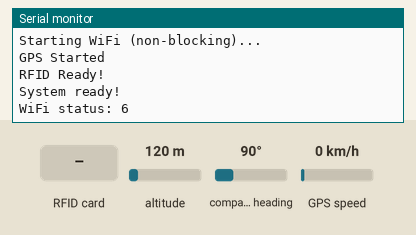
This program was run on a simulated ESP32. Shown: the last lines printed to the serial monitor. The test bench sets the inputs (shaded band); at power-on: altitude 120 m, compass heading 90°, GPS speed 0 km/h. WiFi joins after 1.5 s; servers stay silent unless stated; random numbers use the default seed unless the program sets one; the GPS gets a fix after 3 s at 37.7749, -122.4194 with 8 satellites; no MQTT or app messages arrive unless stated.

Above: at 1.2 s.
1.3 s: RFID card 44 44 44 44 held to the reader
At 1.47 s:
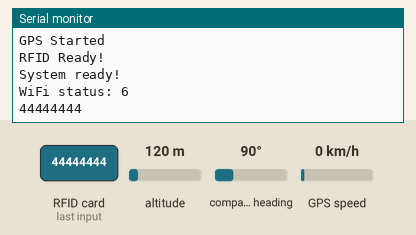
3.0 s: RFID card 5E 7A 19 C4 held to the reader
At 3.7 s:
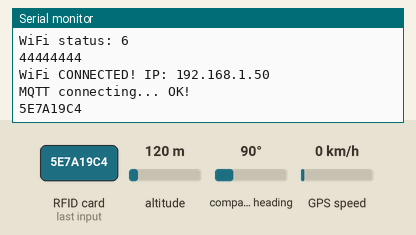

Measured:
- after the input at 1.3 s, the serial monitor: prints a new line at once (image 1)
- after the input at 3.0 s, the serial monitor: prints a new line after 0.07 s (image 2)

The program:

main.cpp
```cpp
#include <Arduino.h>
#include <WiFi.h>
#include <WiFiClientSecure.h>
#include <PubSubClient.h>
#include <DHT.h>
#include <TinyGPS++.h>
#include <MFRC522.h>
#include <SPI.h>

#include "wifi_connect.h"
#include "mqtt_connect.h"

#include "topics.h"
#include "led_module/led_module.h"
#include "gps_module/gps_module.h"
#include "rfid_module/rfid_module.h"
#include "dht_module/dht_module.h"


// ================== ĐỊNH NGHĨA TOPIC (dùng chung) ==================
const char* TOPIC_LED_STATUS        = "esp32/led/status";
const char* TOPIC_GPS_DATA          = "esp32/gps/data";
const char* TOPIC_RFID_UID          = "esp32/rfid/uid";
const char* TOPIC_DHT_TEMPERATURE   = "esp32/dht11/temperature";
const char* TOPIC_DHT_HUMIDITY      = "esp32/dht11/humidity";
const char* TOPIC_DHT_STATUS        = "esp32/dht11/status";

// ================== FLAG DHT (điều khiển qua MQTT) ==================
bool allowDHT = false;   // mqtt_connect.h có 'extern bool allowDHT;'

// ================== SETUP ==================
void setup() {
  Serial.begin(9600);

  dht_setup();
  setup_led();

  setup_wifi();
  mqtt_setup();

  gps_setup();
  rfid_setup();

  Serial.println("System ready!");
}

// ================== LOOP ==================
void loop() {
  // Xử lý WiFi & MQTT non-blocking
  wifi_handle();
  mqtt_handle();

  // Các module chức năng
  gps_loop();                // đọc + publish GPS
  rfid_loop();               // đọc + publish RFID
  dht_loop();                // đọc + publish DHT
  led_loop(gps_isValid());   // chớp LED + buzzer theo trạng thái GPS
}
```

mqtt.h
```cpp
namespace EMQX
{
    const char* mqtt_server = "w0e16d00.ala.asia-southeast1.emqxsl.com";
    const int port = 8883;
    const char* mqtt_username = "Cuoi_ki_ESP32";
    const char* mqtt_password = "1";
}
```

wifi.h
```cpp
namespace WiFiSecrets
{
    const char* ssid = "Phong 401";
    const char* passwd = "44444444";
}
```

dht_module.cpp
```cpp
// dht_module.cpp
#include "dht_module.h"
#include "topics.h"

#include <DHT.h>
#include <PubSubClient.h>

extern PubSubClient client;
extern bool allowDHT;   // biến global định nghĩa ở main.cpp

static DHT dht(DHTPIN, DHTTYPE);
static unsigned long lastDHT = 0;
static const unsigned long DHT_INTERVAL = 2000;

void dht_setup() {
  dht.begin();
}

void dht_loop() {
  if (millis() - lastDHT < DHT_INTERVAL) return;
  lastDHT = millis();

  if (allowDHT) {
    float h = dht.readHumidity();
    float t = dht.readTemperature();

    if (!isnan(h) && !isnan(t)) {
      String tStr = String(t, 2);
      String hStr = String(h, 2);

      client.publish(TOPIC_DHT_TEMPERATURE, tStr.c_str());
      client.publish(TOPIC_DHT_HUMIDITY,    hStr.c_str());
      client.publish(TOPIC_DHT_STATUS,
                     (t >= 35 || h >= 60) ? "ERROR" : "OK");
    }
  } else {
    client.publish(TOPIC_DHT_TEMPERATURE, "0");
    client.publish(TOPIC_DHT_HUMIDITY,    "0");
    client.publish(TOPIC_DHT_STATUS,      "OFF");
  }
}
```

dht_module.h
```cpp
// dht_module.h
#pragma once

void dht_setup();
void dht_loop();
```

gps_module.cpp
```cpp
// gps_module.cpp
#include "gps_module.h"
#include "topics.h"

#include <TinyGPS++.h>
#include <PubSubClient.h>

extern PubSubClient client;

static TinyGPSPlus gps;
static unsigned long lastGPS = 0;
static const unsigned long GPS_INTERVAL = 1000;

void gps_setup() {
  Serial2.begin(9600, SERIAL_8N1, GPS_RX_PIN, GPS_TX_PIN);
  Serial.println("GPS Started");
}

bool gps_isValid() {
  return gps.location.isValid();
}

void gps_loop() {
  // Nạp dữ liệu từ module GPS
  while (Serial2.available() > 0) {
    gps.encode(Serial2.read());
  }

  // Gửi MQTT theo chu kỳ
  if (millis() - lastGPS < GPS_INTERVAL) return;
  lastGPS = millis();

  char payload[256];

  double lat   = gps.location.isValid()    ? gps.location.lat()       : 0.0;
  double lng   = gps.location.isValid()    ? gps.location.lng()       : 0.0;
  double speed = gps.speed.isValid()       ? gps.speed.kmph()         : 0.0;
  double alt   = gps.altitude.isValid()    ? gps.altitude.meters()    : 0.0;
  int    sats  = gps.satellites.isValid()  ? gps.satellites.value()   : 0;
  double hdop  = gps.hdop.isValid()        ? gps.hdop.hdop()          : 0.0;

  int year   = gps.date.year();
  int month  = gps.date.month();
  int day    = gps.date.day();
  int hour   = gps.time.hour() + 7;  // GMT+7
  int minute = gps.time.minute();
  int second = gps.time.second();
  if (hour >= 24) hour -= 24;

  char timeStr[25];
  snprintf(timeStr, sizeof(timeStr), "%04d-%02d-%02d %02d:%02d:%02d",
           year, month, day, hour, minute, second);

  snprintf(payload, sizeof(payload),
           "{\"lat\":%.6f,\"lng\":%.6f,\"speed\":%.2f,\"alt\":%.2f,"
           "\"sat\":%d,\"hdop\":%.2f,\"time\":\"%s\"}",
           lat, lng, speed, alt, sats, hdop, timeStr);

  client.publish(TOPIC_GPS_DATA, payload);
}
```

gps_module.h
```cpp
// gps_module.h
#pragma once

void gps_setup();
void gps_loop();
bool gps_isValid();
```

led_module.cpp
```cpp
// led_module.cpp
#include "led_module.h"
#include "topics.h"

#include <PubSubClient.h>
extern PubSubClient client;    // dùng client từ mqtt_connect.h (đã define)

// ================== BIẾN NỘI BỘ ==================
static unsigned long lastLED = 0;
static const unsigned long LED_INTERVAL = 250;

static bool buzzerActive = false;
static uint8_t buzzerStep = 0;
static unsigned long buzzerLastTime = 0;

void setup_led() {
  pinMode(LED_RED, OUTPUT);
  pinMode(LED_GREEN, OUTPUT);
  pinMode(BUZZER, OUTPUT);
}

void buzzer_start() {
  if (!buzzerActive) {
    buzzerActive = true;
    buzzerStep = 0;
  }
}

// Buzzer non-blocking (giữ nguyên logic cũ)
static void handleBuzzer() {
  if (!buzzerActive) return;

  unsigned long now = millis();

  switch (buzzerStep) {
    case 0:
      digitalWrite(BUZZER, HIGH);
      buzzerLastTime = now;
      buzzerStep = 1;
      break;

    case 1:
      if (now - buzzerLastTime >= 80) {
        digitalWrite(BUZZER, LOW);
        buzzerLastTime = now;
        buzzerStep = 2;
      }
      break;

    case 2:
      if (now - buzzerLastTime >= 60) {
        digitalWrite(BUZZER, HIGH);
        buzzerLastTime = now;
        buzzerStep = 3;
      }
      break;

    case 3:
      if (now - buzzerLastTime >= 80) {
        digitalWrite(BUZZER, LOW);
        buzzerLastTime = now;
        buzzerStep = 4;
      }
      break;

    case 4:
      if (now - buzzerLastTime >= 60) {
        buzzerActive = false;
        buzzerStep = 0;
      }
      break;
  }
}

void led_loop(bool gpsOK) {
  static bool st = false;

  if (millis() - lastLED >= LED_INTERVAL) {
    lastLED = millis();
    st = !st;

    if (gpsOK) {
      digitalWrite(LED_RED, LOW);
      digitalWrite(LED_GREEN, st);
      client.publish(TOPIC_LED_STATUS, st ? "GREEN_ON" : "GREEN_OFF");
    } else {
      digitalWrite(LED_GREEN, LOW);
      digitalWrite(LED_RED, st);
      client.publish(TOPIC_LED_STATUS, st ? "RED_ON" : "RED_OFF");
    }
  }

  // Luôn xử lý buzzer trong mỗi vòng lặp
  handleBuzzer();
}
```

led_module.h
```cpp
// led_module.h
#pragma once
#include <Arduino.h>

void setup_led();
void led_loop(bool gpsOK);
void buzzer_start();   // gọi khi quẹt RFID
```

mqtt_connect.h
```cpp
#ifndef MQTT_CONNECT_H
#define MQTT_CONNECT_H

#include <WiFi.h>
#include <WiFiClientSecure.h>
#include <PubSubClient.h>
#include "secrets/mqtt.h"

extern bool allowDHT;

// ====== ĐỐI TƯỢNG MQTT ======
WiFiClientSecure espClient;
PubSubClient client(espClient);

const unsigned long MQTT_RECONNECT_INTERVAL = 3000;
static unsigned long lastMqttAttempt = 0;

// ====== CALLBACK ======
void mqttCallback(char* topic, byte* payload, unsigned int length) {
  String msg = "";
  for (unsigned int i = 0; i < length; i++) {
    msg += (char)payload[i];
  }

  if (String(topic) == "esp32/switch") {
    allowDHT = (msg == "true");
    client.publish("esp32/switch/ack", allowDHT ? "ON" : "OFF");
  }
}

// ====== SETUP MQTT ======
void mqtt_setup() {
  espClient.setInsecure();
  client.setServer(EMQX::mqtt_server, EMQX::port);
  client.setCallback(mqttCallback);
}

// ====== HANDLE MQTT (non-blocking) ======
void mqtt_handle() {

  if (WiFi.status() != WL_CONNECTED) {
    return;
  }

  if (!client.connected()) {
    unsigned long now = millis();
    if (now - lastMqttAttempt >= MQTT_RECONNECT_INTERVAL) {
      lastMqttAttempt = now;

      String id = "ESP32_" + String(random(0xffff), HEX);
      Serial.print("MQTT connecting... ");

      if (client.connect(id.c_str(), EMQX::mqtt_username, EMQX::mqtt_password)) {
        Serial.println("OK!");
        client.subscribe("esp32/switch");

        client.publish("esp32/status/mqtt", "CONNECTED MQTT_BROKER");
        client.publish("esp32/status", "ONLINE");
        client.publish("esp32/status/wifi",
                       WiFi.status() == WL_CONNECTED ? "CONNECTED WIFI" : "DISCONNECTED WIFI");
      } else {
        Serial.print("Failed, rc=");
        Serial.println(client.state());
      }
    }
  } else {
    client.loop();
  }
}

#endif
```

rfid_module.cpp
```cpp
// rfid_module.cpp
#include "rfid_module.h"
#include "topics.h"
#include "../led_module/led_module.h"

#include <MFRC522.h>
#include <SPI.h>
#include <PubSubClient.h>

extern PubSubClient client;

static MFRC522 rfid(RFID_SS, RFID_RST);

void rfid_setup() {
  SPI.begin(RFID_SCK, RFID_MISO, RFID_MOSI, RFID_SS);
  rfid.PCD_Init();
  Serial.println("RFID Ready!");
}

void rfid_loop() {
  if (!rfid.PICC_IsNewCardPresent()) return;
  if (!rfid.PICC_ReadCardSerial())   return;

  String uid = "";
  for (byte i = 0; i < rfid.uid.size; i++) {
    uid += String(rfid.uid.uidByte[i], HEX);
  }
  uid.toUpperCase();

  Serial.println(uid);

  // Bật buzzer khi quẹt thẻ
  buzzer_start();

  // Publish UID lên MQTT
  client.publish(TOPIC_RFID_UID, uid.c_str());

  rfid.PICC_HaltA();
  rfid.PCD_StopCrypto1();
}
```

rfid_module.h
```cpp
// rfid_module.h
#pragma once

void rfid_setup();
void rfid_loop();
```

topics.h
```cpp
// topics.h
#pragma once

extern const char* TOPIC_LED_STATUS;
extern const char* TOPIC_GPS_DATA;
extern const char* TOPIC_RFID_UID;
extern const char* TOPIC_DHT_TEMPERATURE;
extern const char* TOPIC_DHT_HUMIDITY;
extern const char* TOPIC_DHT_STATUS;
```

wifi_connect.h
```cpp
#ifndef WIFI_CONNECT_H
#define WIFI_CONNECT_H

#include <WiFi.h>
#include "secrets/wifi.h"   // namespace WiFiSecrets

const unsigned long WIFI_RETRY_INTERVAL = 5000;

static bool wifiConnectingStarted = false;
static unsigned long lastWifiAttempt = 0;
static wl_status_t prevWifiStatus = WL_IDLE_STATUS;

void setup_wifi() {
  Serial.println("Starting WiFi (non-blocking)...");
  WiFi.mode(WIFI_STA);
  WiFi.begin(WiFiSecrets::ssid, WiFiSecrets::passwd);
  wifiConnectingStarted = true;
  lastWifiAttempt = millis();
}

void wifi_handle() {
  wl_status_t st = WiFi.status();
  unsigned long now = millis();

  // Log khi trạng thái thay đổi
  if (st != prevWifiStatus) {
    prevWifiStatus = st;
    if (st == WL_CONNECTED) {
      Serial.print("WiFi CONNECTED! IP: ");
      Serial.println(WiFi.localIP());
    } else {
      Serial.print("WiFi status: ");
      Serial.println((int)st);
    }
  }

  if (st == WL_CONNECTED) return;  // đã kết nối thì thôi

  // Nếu chưa từng hoặc quá thời gian thì thử nối lại
  if (!wifiConnectingStarted || now - lastWifiAttempt >= WIFI_RETRY_INTERVAL) {
    Serial.println("WiFi (re)connecting...");
    WiFi.disconnect();
    WiFi.begin(WiFiSecrets::ssid, WiFiSecrets::passwd);
    wifiConnectingStarted = true;
    lastWifiAttempt = now;
  }
}

#endif
```
